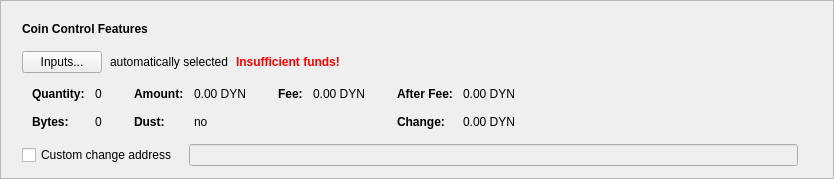
      <widget class="QFrame" name="frameCoinControl">
       <property name="sizePolicy">
        <sizepolicy hsizetype="Expanding" vsizetype="Fixed">
         <horstretch>0</horstretch>
         <verstretch>0</verstretch>
        </sizepolicy>
       </property>
       <property name="frameShape">
        <enum>QFrame::StyledPanel</enum>
       </property>
       <property name="frameShadow">
        <enum>QFrame::Raised</enum>
       </property>
       <layout class="QVBoxLayout" name="verticalLayout_2">
        <item>
         <layout class="QVBoxLayout" name="verticalLayoutCoinControl" stretch="0,0,0,0,0">
          <property name="spacing">
           <number>0</number>
          </property>
          <property name="sizeConstraint">
           <enum>QLayout::SetDefaultConstraint</enum>
          </property>
          <property name="leftMargin">
           <number>10</number>
          </property>
          <property name="topMargin">
           <number>10</number>
          </property>
          <item>
           <layout class="QHBoxLayout" name="horizontalLayoutCoinControl1">
            <property name="bottomMargin">
             <number>15</number>
            </property>
            <item>
             <widget class="QLabel" name="labelCoinControlFeatures">
              <property name="sizePolicy">
               <sizepolicy hsizetype="Preferred" vsizetype="Maximum">
                <horstretch>0</horstretch>
                <verstretch>0</verstretch>
               </sizepolicy>
              </property>
              <property name="font">
               <font>
                <weight>75</weight>
                <bold>true</bold>
               </font>
              </property>
              <property name="styleSheet">
               <string notr="true">font-weight:bold;</string>
              </property>
              <property name="text">
               <string>Coin Control Features</string>
              </property>
             </widget>
            </item>
           </layout>
          </item>
          <item>
           <layout class="QHBoxLayout" name="horizontalLayoutCoinControl2" stretch="0,0,0,0">
            <property name="spacing">
             <number>8</number>
            </property>
            <property name="bottomMargin">
             <number>10</number>
            </property>
            <item>
             <widget class="QPushButton" name="pushButtonCoinControl">
              <property name="styleSheet">
               <string notr="true"/>
              </property>
              <property name="text">
               <string>Inputs...</string>
              </property>
              <property name="autoDefault">
               <bool>false</bool>
              </property>
             </widget>
            </item>
            <item>
             <widget class="QLabel" name="labelCoinControlAutomaticallySelected">
              <property name="text">
               <string>automatically selected</string>
              </property>
              <property name="margin">
               <number>5</number>
              </property>
             </widget>
            </item>
            <item>
             <widget class="QLabel" name="labelCoinControlInsuffFunds">
              <property name="font">
               <font>
                <weight>75</weight>
                <bold>true</bold>
               </font>
              </property>
              <property name="styleSheet">
               <string notr="true">color:red;font-weight:bold;</string>
              </property>
              <property name="text">
               <string>Insufficient funds!</string>
              </property>
              <property name="margin">
               <number>5</number>
              </property>
             </widget>
            </item>
            <item>
             <spacer name="horizontalSpacerCoinControl">
              <property name="orientation">
               <enum>Qt::Horizontal</enum>
              </property>
              <property name="sizeHint" stdset="0">
               <size>
                <width>40</width>
                <height>1</height>
               </size>
              </property>
             </spacer>
            </item>
           </layout>
          </item>
          <item>
           <widget class="QWidget" name="widgetCoinControl" native="true">
            <property name="sizePolicy">
             <sizepolicy hsizetype="Preferred" vsizetype="Preferred">
              <horstretch>0</horstretch>
              <verstretch>0</verstretch>
             </sizepolicy>
            </property>
            <property name="minimumSize">
             <size>
              <width>0</width>
              <height>0</height>
             </size>
            </property>
            <property name="styleSheet">
             <string notr="true"/>
            </property>
            <layout class="QHBoxLayout" name="horizontalLayoutCoinControl5">
             <property name="leftMargin">
              <number>0</number>
             </property>
             <property name="topMargin">
              <number>0</number>
             </property>
             <property name="rightMargin">
              <number>0</number>
             </property>
             <property name="bottomMargin">
              <number>0</number>
             </property>
             <item>
              <layout class="QHBoxLayout" name="horizontalLayoutCoinControl3" stretch="0,0,0,1">
               <property name="spacing">
                <number>20</number>
               </property>
               <property name="topMargin">
                <number>0</number>
               </property>
               <property name="bottomMargin">
                <number>10</number>
               </property>
               <item>
                <layout class="QFormLayout" name="formLayoutCoinControl1">
                 <property name="horizontalSpacing">
                  <number>10</number>
                 </property>
                 <property name="verticalSpacing">
                  <number>14</number>
                 </property>
                 <property name="leftMargin">
                  <number>10</number>
                 </property>
                 <property name="topMargin">
                  <number>4</number>
                 </property>
                 <property name="rightMargin">
                  <number>6</number>
                 </property>
                 <item row="0" column="0">
                  <widget class="QLabel" name="labelCoinControlQuantityText">
                   <property name="font">
                    <font>
                     <weight>75</weight>
                     <bold>true</bold>
                    </font>
                   </property>
                   <property name="text">
                    <string>Quantity:</string>
                   </property>
                   <property name="margin">
                    <number>0</number>
                   </property>
                  </widget>
                 </item>
                 <item row="0" column="1">
                  <widget class="QLabel" name="labelCoinControlQuantity">
                   <property name="cursor">
                    <cursorShape>IBeamCursor</cursorShape>
                   </property>
                   <property name="contextMenuPolicy">
                    <enum>Qt::ActionsContextMenu</enum>
                   </property>
                   <property name="text">
                    <string notr="true">0</string>
                   </property>
                   <property name="margin">
                    <number>0</number>
                   </property>
                   <property name="textInteractionFlags">
                    <set>Qt::LinksAccessibleByMouse|Qt::TextSelectableByKeyboard|Qt::TextSelectableByMouse</set>
                   </property>
                  </widget>
                 </item>
                 <item row="1" column="0">
                  <widget class="QLabel" name="labelCoinControlBytesText">
                   <property name="font">
                    <font>
                     <weight>75</weight>
                     <bold>true</bold>
                    </font>
                   </property>
                   <property name="text">
                    <string>Bytes:</string>
                   </property>
                  </widget>
                 </item>
                 <item row="1" column="1">
                  <widget class="QLabel" name="labelCoinControlBytes">
                   <property name="cursor">
                    <cursorShape>IBeamCursor</cursorShape>
                   </property>
                   <property name="contextMenuPolicy">
                    <enum>Qt::ActionsContextMenu</enum>
                   </property>
                   <property name="text">
                    <string notr="true">0</string>
                   </property>
                   <property name="textInteractionFlags">
                    <set>Qt::LinksAccessibleByMouse|Qt::TextSelectableByKeyboard|Qt::TextSelectableByMouse</set>
                   </property>
                  </widget>
                 </item>
                </layout>
               </item>
               <item>
                <layout class="QFormLayout" name="formLayoutCoinControl2">
                 <property name="horizontalSpacing">
                  <number>10</number>
                 </property>
                 <property name="verticalSpacing">
                  <number>14</number>
                 </property>
                 <property name="leftMargin">
                  <number>6</number>
                 </property>
                 <property name="topMargin">
                  <number>4</number>
                 </property>
                 <property name="rightMargin">
                  <number>6</number>
                 </property>
                 <item row="0" column="0">
                  <widget class="QLabel" name="labelCoinControlAmountText">
                   <property name="font">
                    <font>
                     <weight>75</weight>
                     <bold>true</bold>
                    </font>
                   </property>
                   <property name="text">
                    <string>Amount:</string>
                   </property>
                   <property name="margin">
                    <number>0</number>
                   </property>
                  </widget>
                 </item>
                 <item row="0" column="1">
                  <widget class="QLabel" name="labelCoinControlAmount">
                   <property name="cursor">
                    <cursorShape>IBeamCursor</cursorShape>
                   </property>
                   <property name="contextMenuPolicy">
                    <enum>Qt::ActionsContextMenu</enum>
                   </property>
                   <property name="text">
                    <string notr="true">0.00 DYN</string>
                   </property>
                   <property name="textInteractionFlags">
                    <set>Qt::LinksAccessibleByMouse|Qt::TextSelectableByKeyboard|Qt::TextSelectableByMouse</set>
                   </property>
                  </widget>
                 </item>
                 <item row="1" column="0">
                  <widget class="QLabel" name="labelCoinControlLowOutputText">
                   <property name="font">
                    <font>
                     <weight>75</weight>
                     <bold>true</bold>
                    </font>
                   </property>
                   <property name="text">
                    <string>Dust:</string>
                   </property>
                  </widget>
                 </item>
                 <item row="1" column="1">
                  <widget class="QLabel" name="labelCoinControlLowOutput">
                   <property name="cursor">
                    <cursorShape>IBeamCursor</cursorShape>
                   </property>
                   <property name="contextMenuPolicy">
                    <enum>Qt::ActionsContextMenu</enum>
                   </property>
                   <property name="text">
                    <string notr="true">no</string>
                   </property>
                   <property name="textInteractionFlags">
                    <set>Qt::LinksAccessibleByMouse|Qt::TextSelectableByKeyboard|Qt::TextSelectableByMouse</set>
                   </property>
                  </widget>
                 </item>
                </layout>
               </item>
               <item>
                <layout class="QFormLayout" name="formLayoutCoinControl3">
                 <property name="horizontalSpacing">
                  <number>10</number>
                 </property>
                 <property name="verticalSpacing">
                  <number>14</number>
                 </property>
                 <property name="leftMargin">
                  <number>6</number>
                 </property>
                 <property name="topMargin">
                  <number>4</number>
                 </property>
                 <property name="rightMargin">
                  <number>6</number>
                 </property>
                 <item row="0" column="0">
                  <widget class="QLabel" name="labelCoinControlFeeText">
                   <property name="font">
                    <font>
                     <weight>75</weight>
                     <bold>true</bold>
                    </font>
                   </property>
                   <property name="text">
                    <string>Fee:</string>
                   </property>
                   <property name="margin">
                    <number>0</number>
                   </property>
                  </widget>
                 </item>
                 <item row="0" column="1">
                  <widget class="QLabel" name="labelCoinControlFee">
                   <property name="cursor">
                    <cursorShape>IBeamCursor</cursorShape>
                   </property>
                   <property name="contextMenuPolicy">
                    <enum>Qt::ActionsContextMenu</enum>
                   </property>
                   <property name="text">
                    <string notr="true">0.00 DYN</string>
                   </property>
                   <property name="textInteractionFlags">
                    <set>Qt::LinksAccessibleByMouse|Qt::TextSelectableByKeyboard|Qt::TextSelectableByMouse</set>
                   </property>
                  </widget>
                 </item>
                </layout>
               </item>
               <item>
                <layout class="QFormLayout" name="formLayoutCoinControl4">
                 <property name="horizontalSpacing">
                  <number>10</number>
                 </property>
                 <property name="verticalSpacing">
                  <number>14</number>
                 </property>
                 <property name="leftMargin">
                  <number>6</number>
                 </property>
                 <property name="topMargin">
                  <number>4</number>
                 </property>
                 <property name="rightMargin">
                  <number>6</number>
                 </property>
                 <item row="0" column="0">
                  <widget class="QLabel" name="labelCoinControlAfterFeeText">
                   <property name="font">
                    <font>
                     <weight>75</weight>
                     <bold>true</bold>
                    </font>
                   </property>
                   <property name="text">
                    <string>After Fee:</string>
                   </property>
                   <property name="margin">
                    <number>0</number>
                   </property>
                  </widget>
                 </item>
                 <item row="0" column="1">
                  <widget class="QLabel" name="labelCoinControlAfterFee">
                   <property name="cursor">
                    <cursorShape>IBeamCursor</cursorShape>
                   </property>
                   <property name="contextMenuPolicy">
                    <enum>Qt::ActionsContextMenu</enum>
                   </property>
                   <property name="text">
                    <string notr="true">0.00 DYN</string>
                   </property>
                   <property name="textInteractionFlags">
                    <set>Qt::LinksAccessibleByMouse|Qt::TextSelectableByKeyboard|Qt::TextSelectableByMouse</set>
                   </property>
                  </widget>
                 </item>
                 <item row="1" column="0">
                  <widget class="QLabel" name="labelCoinControlChangeText">
                   <property name="font">
                    <font>
                     <weight>75</weight>
                     <bold>true</bold>
                    </font>
                   </property>
                   <property name="text">
                    <string>Change:</string>
                   </property>
                  </widget>
                 </item>
                 <item row="1" column="1">
                  <widget class="QLabel" name="labelCoinControlChange">
                   <property name="cursor">
                    <cursorShape>IBeamCursor</cursorShape>
                   </property>
                   <property name="contextMenuPolicy">
                    <enum>Qt::ActionsContextMenu</enum>
                   </property>
                   <property name="text">
                    <string notr="true">0.00 DYN</string>
                   </property>
                   <property name="textInteractionFlags">
                    <set>Qt::LinksAccessibleByMouse|Qt::TextSelectableByKeyboard|Qt::TextSelectableByMouse</set>
                   </property>
                  </widget>
                 </item>
                </layout>
               </item>
              </layout>
             </item>
            </layout>
           </widget>
          </item>
          <item>
           <layout class="QHBoxLayout" name="horizontalLayoutCoinControl4" stretch="0,0,0">
            <property name="spacing">
             <number>12</number>
            </property>
            <property name="sizeConstraint">
             <enum>QLayout::SetDefaultConstraint</enum>
            </property>
            <property name="topMargin">
             <number>5</number>
            </property>
            <property name="rightMargin">
             <number>5</number>
            </property>
            <item>
             <widget class="QCheckBox" name="checkBoxCoinControlChange">
              <property name="toolTip">
               <string>If this is activated, but the change address is empty or invalid, change will be sent to a newly generated address.</string>
              </property>
              <property name="text">
               <string>Custom change address</string>
              </property>
             </widget>
            </item>
            <item>
             <widget class="QValidatedLineEdit" name="lineEditCoinControlChange">
              <property name="enabled">
               <bool>false</bool>
              </property>
              <property name="sizePolicy">
               <sizepolicy hsizetype="Expanding" vsizetype="Fixed">
                <horstretch>0</horstretch>
                <verstretch>0</verstretch>
               </sizepolicy>
              </property>
             </widget>
            </item>
            <item>
             <widget class="QLabel" name="labelCoinControlChangeLabel">
              <property name="sizePolicy">
               <sizepolicy hsizetype="Preferred" vsizetype="Expanding">
                <horstretch>0</horstretch>
                <verstretch>0</verstretch>
               </sizepolicy>
              </property>
              <property name="minimumSize">
               <size>
                <width>0</width>
                <height>0</height>
               </size>
              </property>
              <property name="text">
               <string/>
              </property>
              <property name="margin">
               <number>3</number>
              </property>
             </widget>
            </item>
           </layout>
          </item>
          <item>
           <spacer name="verticalSpacerCoinControl">
            <property name="orientation">
             <enum>Qt::Vertical</enum>
            </property>
            <property name="sizeType">
             <enum>QSizePolicy::Expanding</enum>
            </property>
            <property name="sizeHint" stdset="0">
             <size>
              <width>800</width>
              <height>1</height>
             </size>
            </property>
           </spacer>
          </item>
         </layout>
        </item>
       </layout>
      </widget>
